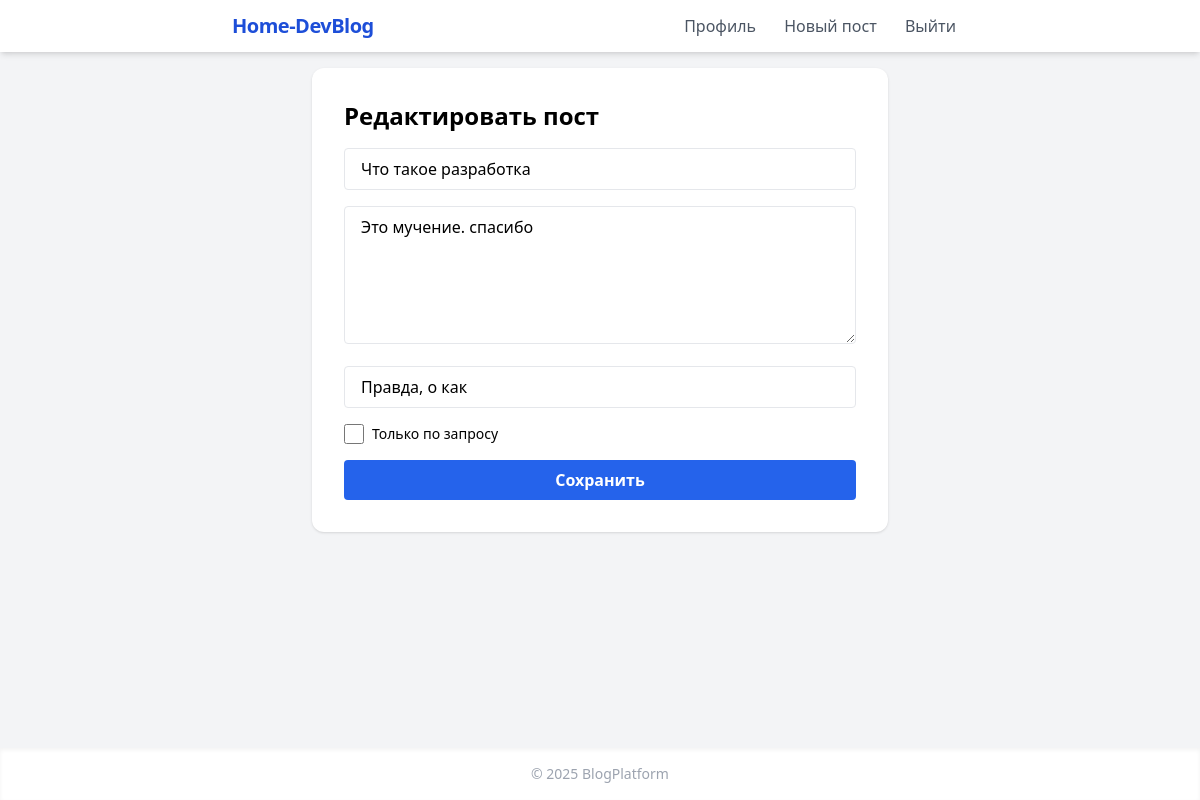
The app's page /post/1/edit (signed in) with its own data.
### app.py (models this page shows)
class Post(db.Model):
    id = db.Column(db.Integer, primary_key=True)
    user_id = db.Column(db.Integer, db.ForeignKey('user.id'), nullable=False)
    title = db.Column(db.String(200))
    content = db.Column(db.Text)
    date = db.Column(db.DateTime)
    tags = db.Column(db.String(200))
    is_private = db.Column(db.Boolean, default=False)
    user = db.relationship('User')

### app.py (the view, shortened to what this page needs)
@app.route('/post/<int:post_id>/edit', methods=['GET', 'POST'])
def edit_post(post_id):
    user = get_current_user()
    post = Post.query.get_or_404(post_id)
    if not user or user.id != post.user_id:
        return "Нет доступа", 403
    return render_template('post_form.html', post=post, user=user, editing=True)

### app.py (called while the page is built)
def get_current_user():
    if 'user_id' in session:
        return User.query.get(session['user_id'])
    return None

### templates/post_form.html
{% extends "base.html" %}
{% block content %}
<div class="bg-white max-w-xl mx-auto p-8 rounded-xl shadow space-y-4">
    <h2 class="text-2xl font-bold mb-2">{{ editing and 'Редактировать пост' or 'Новый пост' }}</h2>
    <form method="post" class="space-y-4">
        <input name="title" value="{{ post.title if post else '' }}" class="w-full border rounded px-4 py-2" placeholder="Заголовок" required>
        <textarea name="content" class="w-full border rounded px-4 py-2" rows="5" placeholder="Содержание" required>{{ post.content if post else '' }}</textarea>
        <input name="tags" value="{{ post.tags if post else '' }}" class="w-full border rounded px-4 py-2" placeholder="теги, через запятую">
        <label class="flex items-center space-x-2">
            <input type="checkbox" name="is_private" class="form-checkbox h-5 w-5 text-blue-600" {% if post and post.is_private %}checked{% endif %}>
            <span class="text-sm">Только по запросу</span>
        </label>
        <button type="submit" class="w-full bg-blue-600 text-white py-2 rounded hover:bg-blue-700 font-semibold">{{ editing and 'Сохранить' or 'Опубликовать' }}</button>
    </form>
</div>
{% endblock %}

### records on screen
Post: title "Что такое разработка", content "Это мучение. спасибо", tags "Правда, о как"

### other values on screen
{{ editing and 'Редактировать пост' or 'Новый пост' }} "Редактировать пост"
{{ editing and 'Сохранить' or 'Опубликовать' }} "Сохранить"
{{ 2025 }} "2025"
